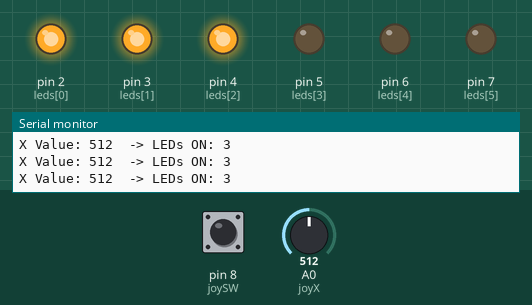
The sketch below on a simulated Arduino Uno, built with avr-gcc and run on an emulated ATmega328P. Parts: output pins drawn as LEDs (lit = HIGH), the last lines printed to the serial monitor. Inputs (shaded band) come from the test bench; at power-on: A0 (joyX) = 512, pin 8 (joySW) HIGH.

Above: at 1.2 s.
1.3 s: A0 (joyX) set to 665
2.8 s: A0 (joyX) set to 693
At 3.1 s:
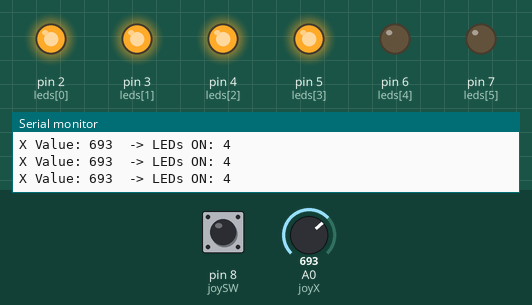
4.3 s: A0 (joyX) set to 511
At 5.5 s:
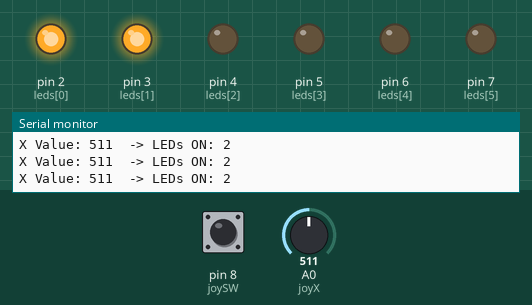
5.8 s: A0 (joyX) set to 530
At 7.0 s:
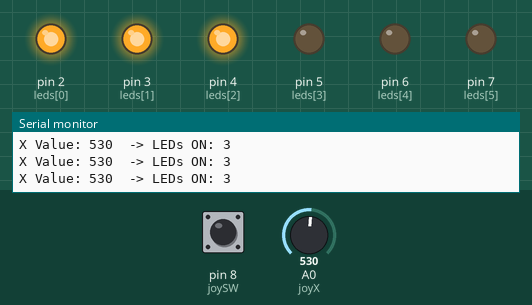
7.3 s: A0 (joyX) set to 1023
At 8.7 s:
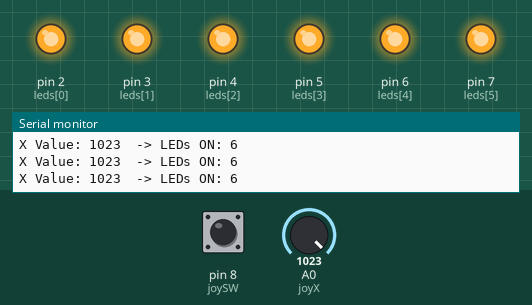
Timing chart, 0 to 10.3 s (numbered marks = the images above; inputs shaded):
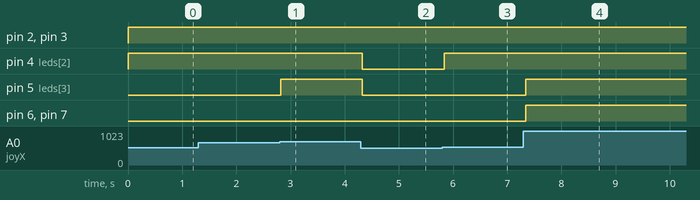

The sketch:

mani.ino
```cpp
// Arduino Joystick + 6 LEDs

const int joyX = A0;       // محور X
const int joySW = 8;       // زر الضغط (اختياري)
const int leds[] = {2, 3, 4, 5, 6, 7};
const int ledCount = 6;

int xValue = 0;
int numLEDsOn = 0;

void setup() {
  Serial.begin(9600);

  pinMode(joySW, INPUT_PULLUP);  // الزر عادة LOW عند الضغط

  for (int i = 0; i < ledCount; i++) {
    pinMode(leds[i], OUTPUT);
  }
}

void loop() {
  xValue = analogRead(joyX);  // قراءة قيمة المحور X (0 - 1023)

  // تحويل قيمة X إلى عدد LEDs مضاءة (من 0 إلى 6)
  numLEDsOn = map(xValue, 0, 1023, 0, ledCount);
  numLEDsOn = constrain(numLEDsOn, 0, ledCount);

  // تشغيل LEDs حسب موضع العصا
  for (int i = 0; i < ledCount; i++) {
    if (i < numLEDsOn) {
      digitalWrite(leds[i], HIGH);
    } else {
      digitalWrite(leds[i], LOW);
    }
  }

  // قراءة الزر (اختياري)
  if (digitalRead(joySW) == LOW) {
    Serial.println("Joystick button pressed!");
  }

  Serial.print("X Value: ");
  Serial.print(xValue);
  Serial.print("  -> LEDs ON: ");
  Serial.println(numLEDsOn);

  delay(100);
}
```

Measured:
- the behaviour switches between 681 and 682 on A0 (joyX) (found by bisection; images 0 and 1)
- the behaviour switches between 511 and 512 on A0 (joyX) (found by bisection; images 2 and 3)
- after the input at 2.8 s, pin 5 (leds[3]): LOW → HIGH at once
- after the input at 4.3 s, pin 4 (leds[2]), pin 5 (leds[3]): HIGH → LOW at once
- after the input at 5.8 s, pin 4 (leds[2]): LOW → HIGH at once
- after the input at 7.3 s, pin 5 (leds[3]), pin 6 (leds[4]), pin 7 (leds[5]): LOW → HIGH after 0.05 s
